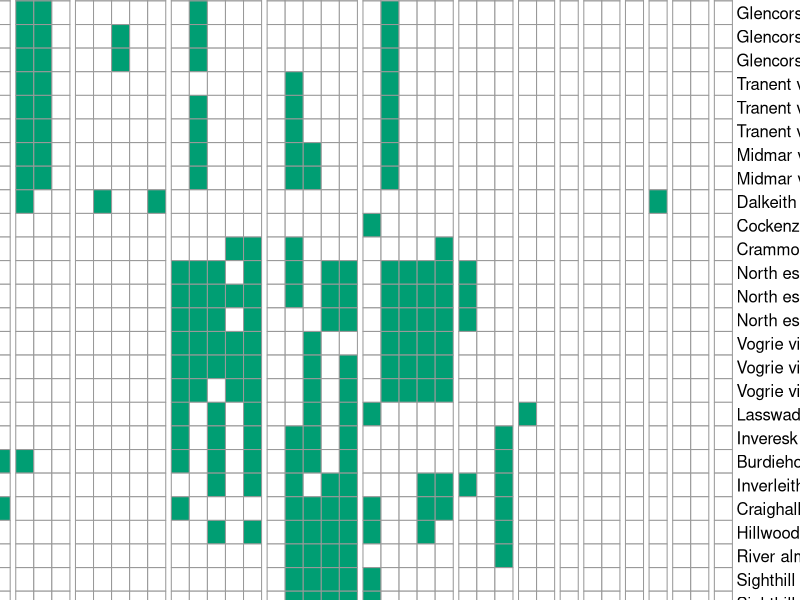
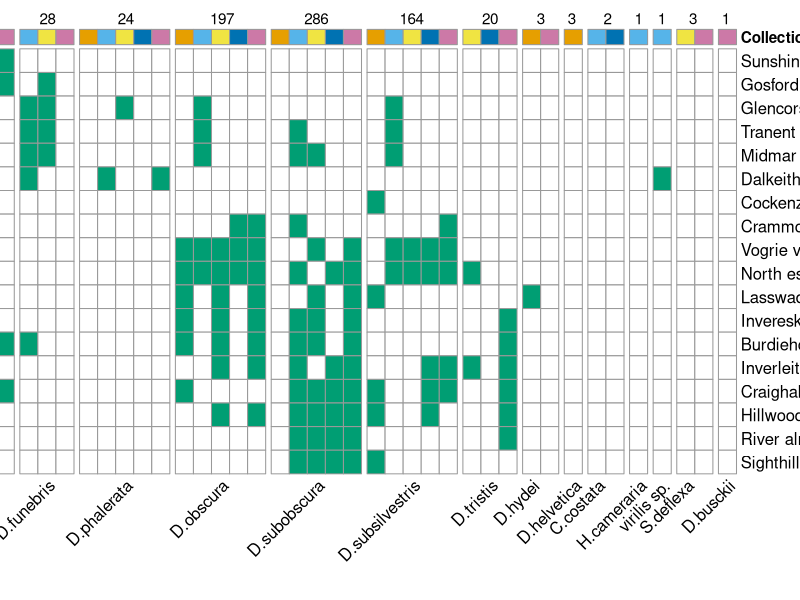

Source code (R) for these figures, in order:
#################################################
## Heatmep of newly-described virus host range ##
#################################################

##Dec 2020
##Megan A. Wallace

##packages
#install.packages('pheatmap')
library(pheatmap)
library(dplyr)
library(grid)

##setting working directory
setwd("C:/Users/s1667991/Dropbox/PhD - 1st Year/Data/Fly Collections/Spatial_temporal.prev/data_processing_Aug17_Oct18/virus_presence_absence_PCRs")

##importing data
read.csv(file = "novel_viruses_host_range_matrix_binary_minimal.csv", 
         header = TRUE, row.names = "species_collection", stringsAsFactors = FALSE, strip.white = TRUE)->host_range_dat
host_range_dat$species<-factor(host_range_dat$species, levels = c("imm","mel","fun","pha","obs","sub","sil","tri","hyd","hel","chy","cam","vir","def","bus"))
host_range_dat$collection<-factor(host_range_dat$collection, levels = c("SO16","DJ","JO17","AJ18","JO18"))
host_range_dat<-host_range_dat %>% arrange(species,collection)

##turning the binary cols to numeric in a loop
for (i in 3:32) {
  host_range_dat[,i]<-as.numeric(host_range_dat[,i])
}

##making a version of the data where the segmented viruses are combined into a single results column
#combined
host_range_dat_comb_seg<-host_range_dat

#tranent
host_range_dat_comb_seg$tranent<-rowSums(host_range_dat_comb_seg[,grep("tranent_", colnames(host_range_dat_comb_seg))])
host_range_dat_comb_seg$tranent[host_range_dat_comb_seg$tranent > 0] <- 1
#sighthill
host_range_dat_comb_seg$sighthill<-rowSums(host_range_dat_comb_seg[,grep("sighthill_", colnames(host_range_dat_comb_seg))])
host_range_dat_comb_seg$sighthill[host_range_dat_comb_seg$sighthill > 0] <- 1
#vogrie
host_range_dat_comb_seg$vogrie<-rowSums(host_range_dat_comb_seg[,grep("vogrie_", colnames(host_range_dat_comb_seg))])
host_range_dat_comb_seg$vogrie[host_range_dat_comb_seg$vogrie > 0] <- 1
#north_esk
host_range_dat_comb_seg$north_esk<-rowSums(host_range_dat_comb_seg[,grep("north_esk_", colnames(host_range_dat_comb_seg))])
host_range_dat_comb_seg$north_esk[host_range_dat_comb_seg$north_esk > 0] <- 1
#midmar
host_range_dat_comb_seg$midmar<-rowSums(host_range_dat_comb_seg[,grep("midmar_", colnames(host_range_dat_comb_seg))])
host_range_dat_comb_seg$midmar[host_range_dat_comb_seg$midmar > 0] <- 1
#glencorse_burn
host_range_dat_comb_seg$glencorse_burn<-rowSums(host_range_dat_comb_seg[,grep("glencorse_", colnames(host_range_dat_comb_seg))])
host_range_dat_comb_seg$glencorse_burn[host_range_dat_comb_seg$glencorse_burn > 0] <- 1

#converting to a numeric matrix, and transposing
host_range_mat<-t(as.matrix(host_range_dat[,3:32]))
host_range_mat_comb_seg<-t(as.matrix(host_range_dat_comb_seg[,c(3,4,13:21,32,34:39)]))

#Setting up the annotations for collection
collection_col_annotations <- data.frame(Collection = host_range_dat$collection)
row.names(collection_col_annotations) <- colnames(host_range_mat)

collection_col_annotations$Collection<-ifelse(collection_col_annotations$Collection == "SO16","Sep - Oct '16",
                                              ifelse(collection_col_annotations$Collection == "DJ", "Dec '16 - Jun '17",
                                                     ifelse(collection_col_annotations$Collection == "JO17", "Jul - Oct '17",
                                                            ifelse(collection_col_annotations$Collection == "AJ18", "Apr - Jun '18",
                                                                   ifelse(collection_col_annotations$Collection == "JO18", "Jul - Oct '18", no = "missing")
                                                                   )
                                                            )
                                                     )
                                              )

collection_col_annotations_comb_seg <- data.frame(Collection = host_range_dat_comb_seg$collection)
row.names(collection_col_annotations_comb_seg) <- colnames(host_range_mat_comb_seg)

collection_col_annotations_comb_seg$Collection<-ifelse(collection_col_annotations_comb_seg$Collection == "SO16","Sep - Oct '16",
                                              ifelse(collection_col_annotations_comb_seg$Collection == "DJ", "Dec '16 - Jun '17",
                                                     ifelse(collection_col_annotations_comb_seg$Collection == "JO17", "Jul - Oct '17",
                                                            ifelse(collection_col_annotations_comb_seg$Collection == "AJ18", "Apr - Jun '18",
                                                                   ifelse(collection_col_annotations_comb_seg$Collection == "JO18", "Jul - Oct '18", no = "missing")
                                                            )
                                                     )
                                              )
)

#Setting up the annotations for virus group, orders taken from 2019 release of ICTV
virus_order_row_annotations <- data.frame(Order = c("Mononegavirales","Bunyavirales","Bunyavirales","Bunyavirales","Reovirales","Reovirales","Reovirales","Bunyavirales","Bunyavirales","Bunyavirales","Mononegavirales","Picornavirales","Jingchuvirales","Martellivirales","Jingchuvirales","Martellivirales","Martellivirales","Ghabrivirales","Ghabrivirales","Nodamuvirales","Nodamuvirales","Reovirales","Reovirales","Reovirales","Reovirales","Reovirales","Bunyavirales","Bunyavirales","Bunyavirales","Wolframvirales"),Genome = c("ssRNA (-)","ssRNA (-)","ssRNA (-)","ssRNA (-)","dsRNA","dsRNA","dsRNA","ssRNA (-)","ssRNA (-)","ssRNA (-)","ssRNA (-)","ssRNA (+)","ssRNA (-)","ssRNA (+)","ssRNA (-)","ssRNA (+)","ssRNA (+)","dsRNA","dsRNA","ssRNA (+)","ssRNA (+)","dsRNA","dsRNA","dsRNA","dsRNA","dsRNA","ssRNA (-)","ssRNA (-)","ssRNA (-)","ssRNA (+)"))
row.names(virus_order_row_annotations) <- rownames(host_range_mat)

#Setting up the annotations for virus group, combined segments plot
virus_order_row_annotations_comb_seg <- data.frame(Order = c("Mononegavirales","Bunyavirales","Mononegavirales","Picornavirales","Jingchuvirales","Martellivirales","Jingchuvirales","Martellivirales","Martellivirales","Ghabrivirales","Ghabrivirales","Wolframvirales","Bunyavirales","Bunyavirales","Reovirales","Bunyavirales","Nodamuvirales","Reovirales"), Genome = c("ssRNA (-)","ssRNA (-)","ssRNA (-)","ssRNA (+)","ssRNA (-)","ssRNA (+)","ssRNA (-)","ssRNA (+)","ssRNA (+)","dsRNA","dsRNA","ssRNA (+)","ssRNA (-)","ssRNA (-)","dsRNA","ssRNA (-)","ssRNA (+)","dsRNA"))
row.names(virus_order_row_annotations_comb_seg) <- rownames(host_range_mat_comb_seg)

cbPalette <- c("#999999", "#E69F00", "#56B4E9", "#009E73", "#F0E442", "#0072B2", "#D55E00", "#CC79A7")

ann_colours<-list(Collection = c("Sep - Oct '16"="#E69F00", "Dec '16 - Jun '17"="#56B4E9","Jul - Oct '17"="#F0E442", "Apr - Jun '18"="#0072B2","Jul - Oct '18"="#CC79A7"), Order = c("Mononegavirales"="#004949","Bunyavirales"="#009292","Picornavirales"="#ff6db6","Jingchuvirales"="#ffb6db","Martellivirales"="#490092", "Ghabrivirales"="#006ddb","Wolframvirales"="#b66dff","Reovirales"="#6db6ff","Nodamuvirales"="#b6dbff"), Genome = c("ssRNA (+)"="#920000","ssRNA (-)"="#924900","dsRNA"="#db6d00"))

#longer colour-blind pallette
pal <- c("#000000","#004949","#009292","#ff6db6","#ffb6db",
         "#490092","#006ddb","#b66dff","#6db6ff","#b6dbff",
         "#920000","#924900","#db6d00","#24ff24","#ffff6d")

virus_labels<-c("Inveresk virus","Sunshine virus","Lasswade virus","Cockenzie virus","Burdiehouse burn virus","Crammond virus","Dalkeith virus","River almond virus","Hillwood park virus","Craighall virus","Inverleith virus","Gosford virus","Tranent virus","Sighthill virus","Vogrie virus","North esk virus","Midmar virus","Glencorse burn virus")

virus_seg_labels<-c("Inveresk virus","Sunshine virus","Sighthill virus (L)","Sighthill virus (M)","Vogrie virus (1)","Vogrie virus (5)","Vogrie virus (2)","Tranent virus (L)","Tranent virus (M)","Tranent virus (S)","Lasswade virus","Cockenzie virus","Burdiehouse burn virus","Crammond virus","Dalkeith virus","River almond virus","Hillwood park virus","Craighall virus","Inverleith virus","Midmar virus (1)","Midmar virus (2)","Glencorse burn virus (1)","Glencorse burn virus (2)","Glencorse burn virus (3)","Glencorse burn virus (4)","Glencorse burn virus (5)","North esk virus (L)","North esk virus (M)","North esk virus (S)","Gosford virus")

#With all segments separate
pheatmap(host_range_mat,scale = "none", 
         color = c("white","#009E73"), legend = FALSE, cluster_cols = FALSE, gaps_col = c(5,9,12,17,22,27,32,35,37,38,40,41,42,44), annotation_col = collection_col_annotations,annotation_row = virus_order_row_annotations, annotation_colors = ann_colours,labels_col = c("","","D.immigrans","","","","D.melanogaster","","","","D.funebris","","","","D.phalerata","","","","","D.obscura","","","","","D.subobscura","","","","","D.subsilvestris","","","","D.tristis","","D.hydei","","D.helvetica","C.costata","","H.cameraria","virilis sp.","S.deflexa","","D.busckii"), angle_col = "45", fontsize_col = 12, labels_row = virus_seg_labels, fontsize = 10, fontsize_row = 12, border_color = "grey60",cellwidth = 13, cellheight = 17)

downViewport("col_annotation.3-3-3-3")
grid.text(c("No. of flies",1333,161,28,24,197,286,164,20,3,3,2,1,1,3,1), x = c(-0.05, 0.051, 0.15, 0.226, 0.314, 0.422, 0.528, 0.635, 0.723, 0.780, 0.815, 0.855, 0.89, 0.916, 0.951, 0.988), y = rep.int(1.3, times = 16), gp = gpar(fontsize=11), vjust = 0.2, hjust = 0.5)

#With segments combined into viruses
pheatmap(host_range_mat_comb_seg, scale = "none",
         color = c("white","#009E73"), legend = FALSE, cluster_cols = FALSE,gaps_col = c(5,9,12,17,22,27,32,35,37,38,40,41,42,44),annotation_col = collection_col_annotations_comb_seg,annotation_row = virus_order_row_annotations_comb_seg, annotation_colors = ann_colours, labels_col = c("","","D.immigrans","","","","D.melanogaster","","","","D.funebris","","","","D.phalerata","","","","","D.obscura","","","","","D.subobscura","","","","","D.subsilvestris","","","","D.tristis","","D.hydei","","D.helvetica","C.costata","","H.cameraria","virilis sp.","S.deflexa","","D.busckii"), angle_col = "45", fontsize_col = 12, labels_row = virus_labels, fontsize = 11, fontsize_row = 12, border_color = "grey60",cellwidth = 13, cellheight = 17)

downViewport("col_annotation.3-3-3-3")
grid.text(c("No. of flies",1333,161,28,24,197,286,164,20,3,3,2,1,1,3,1), x = c(-0.05, 0.051, 0.15, 0.226, 0.314, 0.422, 0.528, 0.635, 0.723, 0.780, 0.815, 0.855, 0.89, 0.916, 0.951, 0.988), y = rep.int(1.3, times = 16), gp = gpar(fontsize=11), vjust = 0.2, hjust = 0.5)
